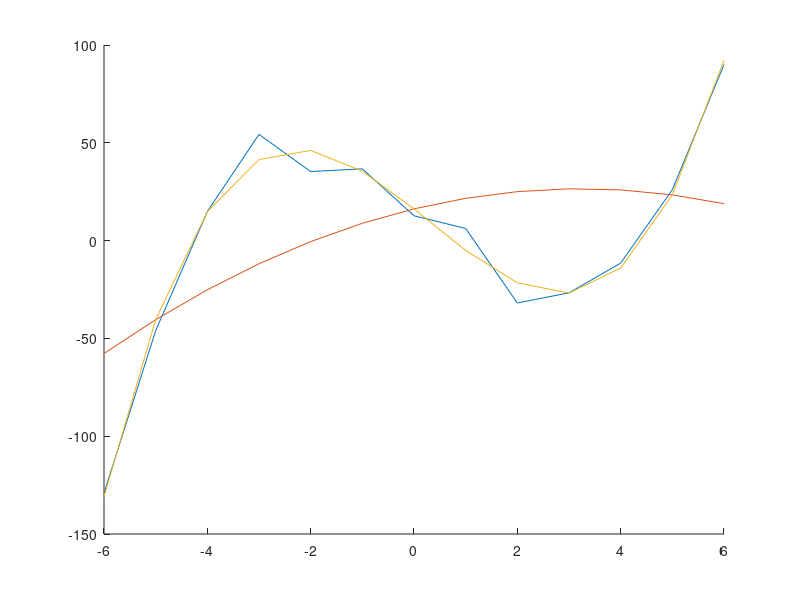

Write the MATLAB code that produced this figure. (Note: this script raises an error after producing the figure.)
Xg = [-6:6]';
Yg = [-129.1,-46.1,14.9,54.3,35.3,36.7,12.7,6.2,-31.9,-26.7,-11.5,26.0,90.0]';

% Part B
Z2 = [ones(size(Xg)) Xg Xg.^2];
coeff2 = (Z2'*Z2)\(Z2'*Yg);
Sr2 = sum((Yg-Z2*coeff2).^2);

% Part C
Z3 = [ones(size(Xg)) Xg Xg.^2 Xg.^3];
coeff3 = (Z3'*Z3)\(Z3'*Yg);
Sr3 = sum((Yg-Z3*coeff3).^2);

% Part A + B + C Graphs
hold on
plot(Xg,Yg);
plot(Xg, coeff2(1)+coeff2(2)*Xg+coeff2(3)*Xg.^2);
plot(Xg, coeff3(1)+coeff3(2)*Xg+coeff3(3)*Xg.^2 + coeff3(4)*Xg.^3);

% Part D
Serror2 = sqrt(Sr/(length(Xg)-length(coeff2)));
Serror3 = sqrt(Sr/(length(Xg)-length(coeff3)));
fprintf("Quadratic error is %.3f and Cubic error is %.3f.\n",Serror2,Serror3);